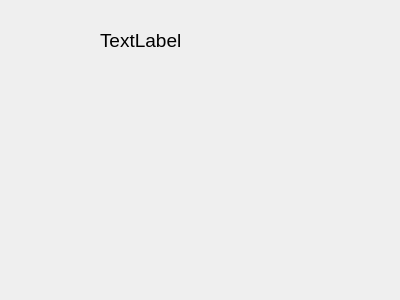
<?xml version="1.0" encoding="UTF-8"?>
<ui version="4.0">
 <class>PersonData</class>
 <widget class="QDialog" name="PersonData">
  <property name="geometry">
   <rect>
    <x>0</x>
    <y>0</y>
    <width>400</width>
    <height>300</height>
   </rect>
  </property>
  <property name="windowTitle">
   <string>Dialog</string>
  </property>
  <widget class="QLabel" name="labelUsername">
   <property name="geometry">
    <rect>
     <x>100</x>
     <y>20</y>
     <width>161</width>
     <height>41</height>
    </rect>
   </property>
   <property name="font">
    <font>
     <pointsize>14</pointsize>
    </font>
   </property>
   <property name="text">
    <string>TextLabel</string>
   </property>
  </widget>
 </widget>
 <resources/>
 <connections/>
</ui>
